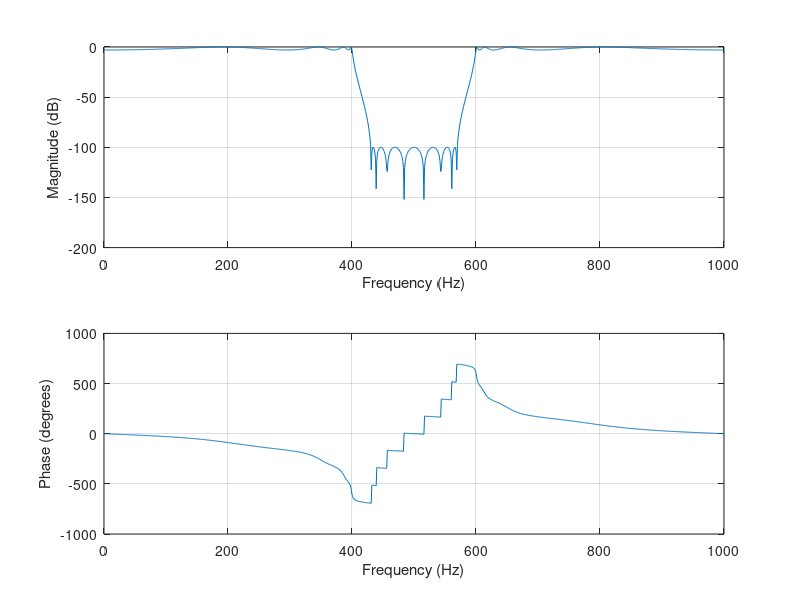
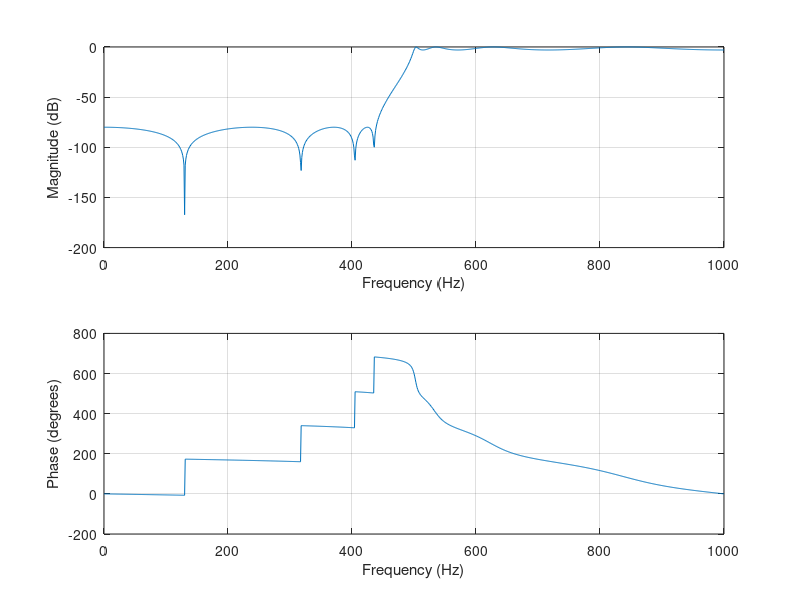
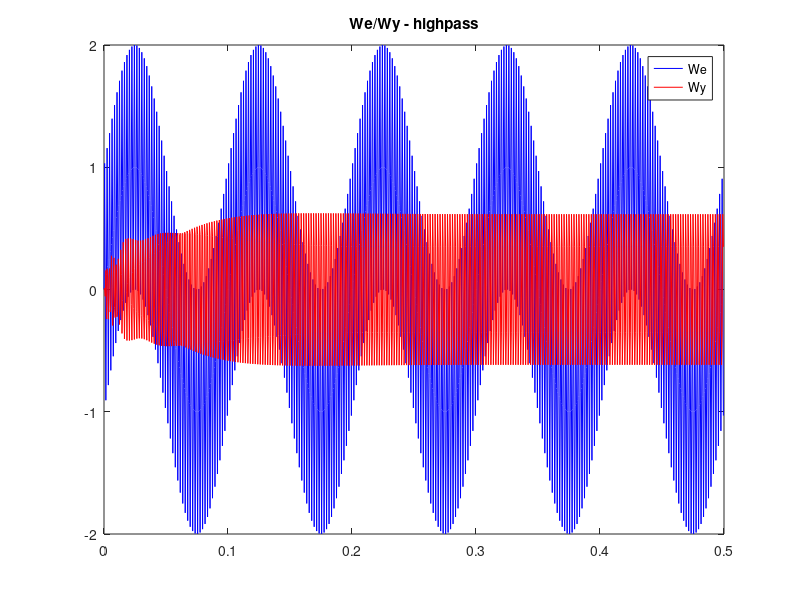

MATLAB code for these plots, in order: (Note: this script raises an error after producing the figures.)
% Ex1
% AGH, Wiet, DSP 2024
% Szczygielski
% dsp08_ex_iir_matlab.m

% problem z plottowaniem na koncu

% stop band
clear all; close all;

fpr=2000; f1=400; f2=600; N=8; Rp=3; Rs=100; % 1) filter design requirements
% Rs - ripple in band stop
% Rp - ripple in pass band
% fpr = fs (sampl freq)
[b,a] = ellip(N, Rp, Rs, [f1,f2]/(fpr/2), 'stop'); % 2) filter design
Npunkt=1000; freqz(b,a,Npunkt,fpr); % 3) verification of filter H(f)
Nx=1000; dt=1/fpr; t=dt*(0:Nx-1); fx1=10; fx2=500; % 4) signal parameters
x = sin(2*pi*fx1*t) + sin(2*pi*fx2*t); % 5) signal generation
y = filter(b,a,x); % 6) signal filtration - two sums

% 7) filtration result - changed a little to show legend
figure;
plot(t, x, 'b-', t, y, 'r-');
title('We/Wy - stop band');
legend('We', 'Wy', 'Location', 'northeast');
hold on;

%%
% highpass

clear all; close all;

fpr=2000; f1=500; N=8; Rp=3; Rs=80; % 1) filter design requirements
% Rs - ripple in band stop
% Rp - ripple in pass band
% fpr = fs (sampl freq)
[b,a] = ellip(N, Rp, Rs, f1/(fpr/2), 'high'); % 2) filter design
Npunkt=1000; freqz(b,a,Npunkt,fpr); % 3) verification of filter H(f)
Nx=1000; dt=1/fpr; t=dt*(0:Nx-1); fx1=10; fx2=500; % 4) signal parameters
x = sin(2*pi*fx1*t) + sin(2*pi*fx2*t); % 5) signal generation
y = filter(b,a,x); % 6) signal filtration - two sums

% 7) filtration result - changed a little to show legend
figure;
plot(t, x, 'b-', t, y, 'r-');
title('We/Wy - highpass');
legend('We', 'Wy', 'Location', 'northeast');

%%
% alternative - filter builder
clear all; close all;
%filterBuilder

% stop band
clear all; close all;

fpr=2000;
Nx=1000; dt=1/fpr; t=dt*(0:Nx-1); fx1=10; fx2=500; % 4) signal parameters
x = sin(2*pi*fx1*t) + sin(2*pi*fx2*t); % 5) signal generation

% filter the signal using the Filter Builder script
yy = band_stop_ex1(x);

% 7) filtration result - changed a little to show legend
figure;
plot(t, x, 'b-', t, yy, 'r-');
title('We/Wy - stop band, Filter Builder');
legend('We', 'Wy', 'Location', 'northeast');

